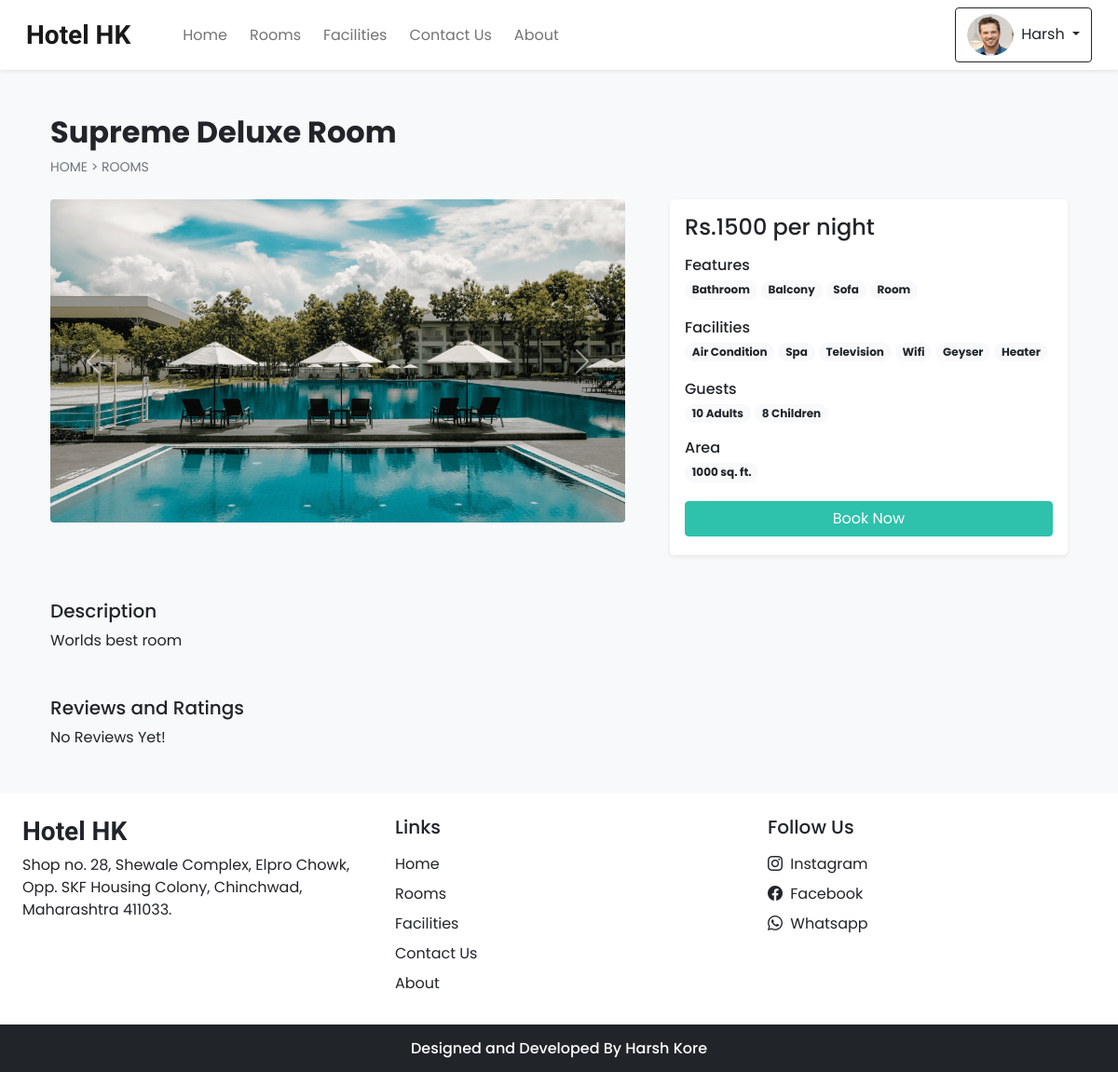
The app's page /room_details.php?id=7 (signed in) with its own data.
### tables this page shows
CREATE TABLE `settings` (
  `sr_no` int(11) NOT NULL,
  `site_title` varchar(50) NOT NULL,
  `site_about` varchar(250) NOT NULL,
  `shutdown` tinyint(1) NOT NULL
);

CREATE TABLE `rooms` (
  `id` int(11) NOT NULL,
  `name` varchar(150) NOT NULL,
  `area` int(11) NOT NULL,
  `price` int(11) NOT NULL,
  `quantity` int(11) NOT NULL,
  `adult` int(11) NOT NULL,
  `children` int(11) NOT NULL,
  `description` varchar(350) NOT NULL,
  `status` tinyint(4) NOT NULL DEFAULT 1,
  `removed` int(11) NOT NULL DEFAULT 0
);

CREATE TABLE `room_images` (
  `sr_no` int(11) NOT NULL,
  `room_id` int(11) NOT NULL,
  `image` varchar(150) NOT NULL,
  `thumb` tinyint(4) NOT NULL DEFAULT 0
);

CREATE TABLE `features` (
  `id` int(11) NOT NULL,
  `name` varchar(50) NOT NULL
);

CREATE TABLE `facilities` (
  `id` int(11) NOT NULL,
  `icon` varchar(100) NOT NULL,
  `name` varchar(50) NOT NULL,
  `description` varchar(250) NOT NULL
);

### admin/inc/db_config.php (called while the page is built, shortened)
<?php
    function select($sql, $values, $datatypes){
        $con = $GLOBALS['con'];
        if ($stmt = mysqli_prepare($con, $sql)) {
            mysqli_stmt_bind_param($stmt, $datatypes,...$values);
            if (mysqli_stmt_execute($stmt)) {
                $res = mysqli_stmt_get_result($stmt);
                return $res;
            } else {
                mysqli_stmt_close($stmt);
                die("Query cannot be executed - Select");
            }
        }
        else {
            die("Query cannot be prepared - Select");
        }
    }
?>

### room_details.php (the view, shortened to what this page needs)
<!DOCTYPE html>
<html lang="en">
<head>
    <?php require('inc/links.php') ?>
</head>
<body class="bg-light">
  <?php require('inc/header.php') ?>
  <?php
    $data = filteration($_GET);
    $room_res = select("SELECT * FROM `rooms` WHERE `id`=? AND `status`=? AND `removed`=?",[$data['id'],1,0],'iii');
    $room_data = mysqli_fetch_assoc($room_res);
  ?>
  <div class="container">
    <div class="row">
      <div class=" col-12 my-5 mb-4 px-4">
        <h2 class="fw-bold"><?php echo $room_data['name'] ?></h2>
        <div style="font-size: 14px;">
          <a href="index.php" class="text-secondary text-decoration-none">HOME</a>
          <span class="text-secondary"> > </span>
          <a href="rooms.php" class="text-secondary text-decoration-none">ROOMS</a>
        </div>
      </div>
      <div class="col-lg-7 col-md-12 px-4">
        <div id="roomCarousel" class="carousel slide" data-bs-ride="carousel">
          <div class="carousel-inner">
            <?php
              $room_img = ROOMS_IMG_PATH."thumbnail.jpg";
                $img_q = mysqli_query($con,"SELECT * FROM `room_images` WHERE `room_id`='$room_data[id]'");
                if (mysqli_num_rows($img_q)>0) {
                  $active_class = 'active';
                  while($img_res = mysqli_fetch_assoc($img_q)){
                    echo "
                      <div class='carousel-item $active_class'>
                        <img src='".ROOMS_IMG_PATH.$img_res['image']."' class='d-block w-100 rounded'>
                      </div>
                    ";
                    $active_class = '';
                  }
                }
                else{
                  echo "<div class='carousel-item active'>
                    <img src='$room_img' class='d-block w-100 rounded'>
                  </div>";
                }
            ?>
          </div>
          <button class="carousel-control-prev" type="button" data-bs-target="#roomCarousel" data-bs-slide="prev">
            <span class="carousel-control-prev-icon" aria-hidden="true"></span>
          </button>
          <button class="carousel-control-next" type="button" data-bs-target="#roomCarousel" data-bs-slide="next">
            <span class="carousel-control-next-icon" aria-hidden="true"></span>
          </button>
        </div>
      </div>
      <div class="col-lg-5 col-md-12 px-4">
        <div class="card mb-4 border-0 shadow-sm rounded-3">
          <div class="card-body">
            <?php
              echo <<<price
                <h4>Rs.$room_data[price] per night</h4>
              price;
              $fea_q = mysqli_query($con,"SELECT f.name FROM `features` f INNER JOIN `room_features` rfea ON f.id = rfea.features_id WHERE rfea.room_id = '$room_data[id]'");
              $features_data = "";
              while($fea_row = mysqli_fetch_assoc($fea_q)){
                $features_data .="<span class='badge rounded-pill bg-light text-dark text-wrap me-1 mb-1'>
                  $fea_row[name]
                </span>";
              }
              echo <<<features
                <div class="mb-3">
                  <h6 class="mb-1">Features</h6>
                  $features_data
                </div>
              features;
              $fac_q = mysqli_query($con,"SELECT f.name FROM `facilities` f INNER JOIN `room_facilities` rfac ON f.id = rfac.facilities_id WHERE rfac.room_id = '$room_data[id]'");
              $facilities_data = "";
              while($fac_row = mysqli_fetch_assoc($fac_q)){
                $facilities_data .="<span class='badge rounded-pill bg-light text-dark text-wrap me-1 mb-1'>
                  $fac_row[name]
                </span>";
              }
              echo <<<facilities
                <div class="mb-3">
                  <h6 class="mb-1">Facilities</h6>
                  $facilities_data
                </div>
              facilities;
              echo <<<guests
                <div class="mb-3">
                  <h6 class="mb-1">Guests</h6>
                  <span class="badge rounded-pill bg-light text-dark text-wrap">
                    $room_data[adult] Adults
                  </span>
                  <span class="badge rounded-pill bg-light text-dark text-wrap">
                    $room_data[children] Children
                    </span>
                </div>
              guests;
              echo <<<area
                <div class="mb-3">
                  <h6 class="mb-1">Area</h6>
                  <span class='badge rounded-pill bg-light text-dark text-wrap me-1 mb-1'>
                  $room_data[area] sq. ft.
                  </span>
                </div>
              area;
              if(!$settings_r['shutdown']){
                $login = 0;
                if (isset($_SESSION['login']) && $_SESSION['login']==true) {
                  $login = 1;
                }
                echo <<<book
                  <button onclick='checkLoginToBook($login,$room_data[id])' class="btn w-100 text-white custom-bg shadow-none mb-1">Book Now</button>
                book;
              }
            ?>
          </div>
        </div>
      </div>
      <div class="col-12 mt-4 px-4">
        <div class="mb-5">
          <h5>Description</h5>
          <p>
            <?php echo $room_data['description'] ?>
          </p>
        </div>
        <div>
          <h5>Reviews and Ratings</h5>
          <?php
            $review_q = "SELECT rr.*,uc.name AS uname, uc.profile, r.name AS rname FROM `rating_review` rr
              INNER JOIN `user_cred` uc ON rr.user_id = uc.id
              INNER JOIN `rooms` r ON rr.room_id = r.id
              WHERE rr.room_id = '$room_data[id]'
              ORDER BY `sr_no` DESC LIMIT 15";
            $review_res = mysqli_query($con,$review_q);
            if (mysqli_num_rows($review_res)==0) {
              echo 'No Reviews Yet!';
            }
          ?>
        </div>
      </div>
    </div>
  </div>
  <?php require('inc/footer.php') ?>
</body>
</html>

### inc/header.php (shortened to what this page needs)
<nav id="nav-bar" class="navbar navbar-expand-lg navbar-light bg-white px-lg-3 py-lg-2 shadow-sm sticky-top">
      <div class="container-fluid">
      <a class="navbar-brand me-5 fw-bold fs-3 h-font" href="index.php"><?php echo $settings_r['site_title'] ?></a>
      <div class="collapse navbar-collapse" id="navbarSupportedContent">
        <ul class="navbar-nav me-auto mb-2 mb-lg-0">
          <li class="nav-item">
            <a class="nav-link me-2" href="index.php">Home</a>
          </li>
          <li class="nav-item">
            <a class="nav-link me-2" href="rooms.php">Rooms</a>
          </li>
          <li class="nav-item">
            <a class="nav-link me-2" href="facilities.php">Facilities</a>
          </li>
          <li class="nav-item">
            <a class="nav-link me-2" href="contact.php">Contact Us</a>
          </li>
          <li class="nav-item">
            <a class="nav-link me-2" href="about.php">About</a>
          </li>
        </ul>
        <div class="d-flex">
    <?php
      if (isset($_SESSION['login']) && $_SESSION['login']==true)
      {
        $path = USERS_IMG_PATH;
        echo <<<data
          <div class="btn-group">
            <button type="button" class="btn btn-outline-dark shadow-none dropdown-toggle" data-bs-toggle="dropdown" data-bs-display="static" aria-expanded="false">
              <img src="$path$_SESSION[uPic]" style="width: 50px; height: 45px;" class="me-1 rounded-circle">
              $_SESSION[uName]
            </button>
            <ul class="dropdown-menu dropdown-menu-lg-end">
              <li><a class="dropdown-item" href="profile.php">Profile</a></li>
              <li><a class="dropdown-item" href="bookings.php">Bookings</a></li>
              <li><a class="dropdown-item" href="logout.php">Logout</a></li>
            </ul>
          </div>
        data;
      }
    ?>
        </div>
      </div>
    </div>
</nav>

### inc/footer.php (shortened to what this page needs)
<div class="container-fluid bg-white mt-5">
  <div class="row">
    <div class="col-lg-4 p-4">
      <h3 class="h-font fw-bold fs-3 mb-2"><?php echo $settings_r['site_title'] ?></h3>
      <p>
        <?php echo $settings_r['site_about'] ?>
      </p>
    </div>
    <div class="col-lg-4 p-4">
      <h5 class="mb-3">Links</h5>
      <a href="index.php" class="d-inline-block mb-2 text-dark text-decoration-none">Home</a><br>
      <a href="rooms.php" class="d-inline-block mb-2 text-dark text-decoration-none">Rooms</a><br>
      <a href="facilities.php" class="d-inline-block mb-2 text-dark text-decoration-none">Facilities</a><br>
      <a href="contact.php" class="d-inline-block mb-2 text-dark text-decoration-none">Contact Us</a><br>
      <a href="about.php" class="d-inline-block mb-2 text-dark text-decoration-none">About</a>
    </div>
    <div class="col-lg-4 p-4">
      <h5 class="mb-3">Follow Us</h5>
      <a href="<?php echo $contact_r['insta'] ?>" class="d-inline-block text-dark text-decoration-none mb-2">
          <i class="bi bi-instagram me-1"></i>
          Instagram
      </a><br>
      <a href="<?php echo $contact_r['fb'] ?>" class="d-inline-block text-dark text-decoration-none mb-2">
          <i class="bi bi-facebook me-1"></i>
          Facebook
      </a><br>
      <?php
        if ($contact_r['wa']!='') {
          echo <<<data
            <a href="$contact_r[wa]" class="d-inline-block text-dark text-decoration-none">
              <i class="bi bi-whatsapp me-1"></i>
              Whatsapp
            </a><br>
          data;
        }
      ?>
    </div>
  </div>
</div>
<h6 class="text-center bg-dark text-white p-3 m-0">Designed and Developed By Harsh Kore</h6>

### css/common.css (style rules this page uses)
:root { --teal: #2ec1ac; --teal_hover: #279e8c; }
* { font-family: 'Poppins', sans-serif; }
.h-font { font-family: 'Merienda', cursive; }
.custom-bg { background-color: var(--teal); border: 1px solid var(--teal); }

### records on screen
settings: site_title "Hotel HK", site_about "Shop no. 28, Shewale Complex, Elpro Chowk, Opp. SKF Housing Colony, Chinchwad, Maharashtra 411033."
rooms: name "Supreme Deluxe Room", price "1500", adult "10", children "8", area "1000", description "Worlds best room"
room_images: image (picture)
features: name "Bathroom"
features: name "Balcony"
features: name "Sofa"
features: name "Room"
facilities: name "Air Condition"
facilities: name "Spa"
facilities: name "Television"
facilities: name "Wifi"
facilities: name "Geyser"
facilities: name "Heater"

### other values on screen
$_SESSION[uName] "Harsh"
